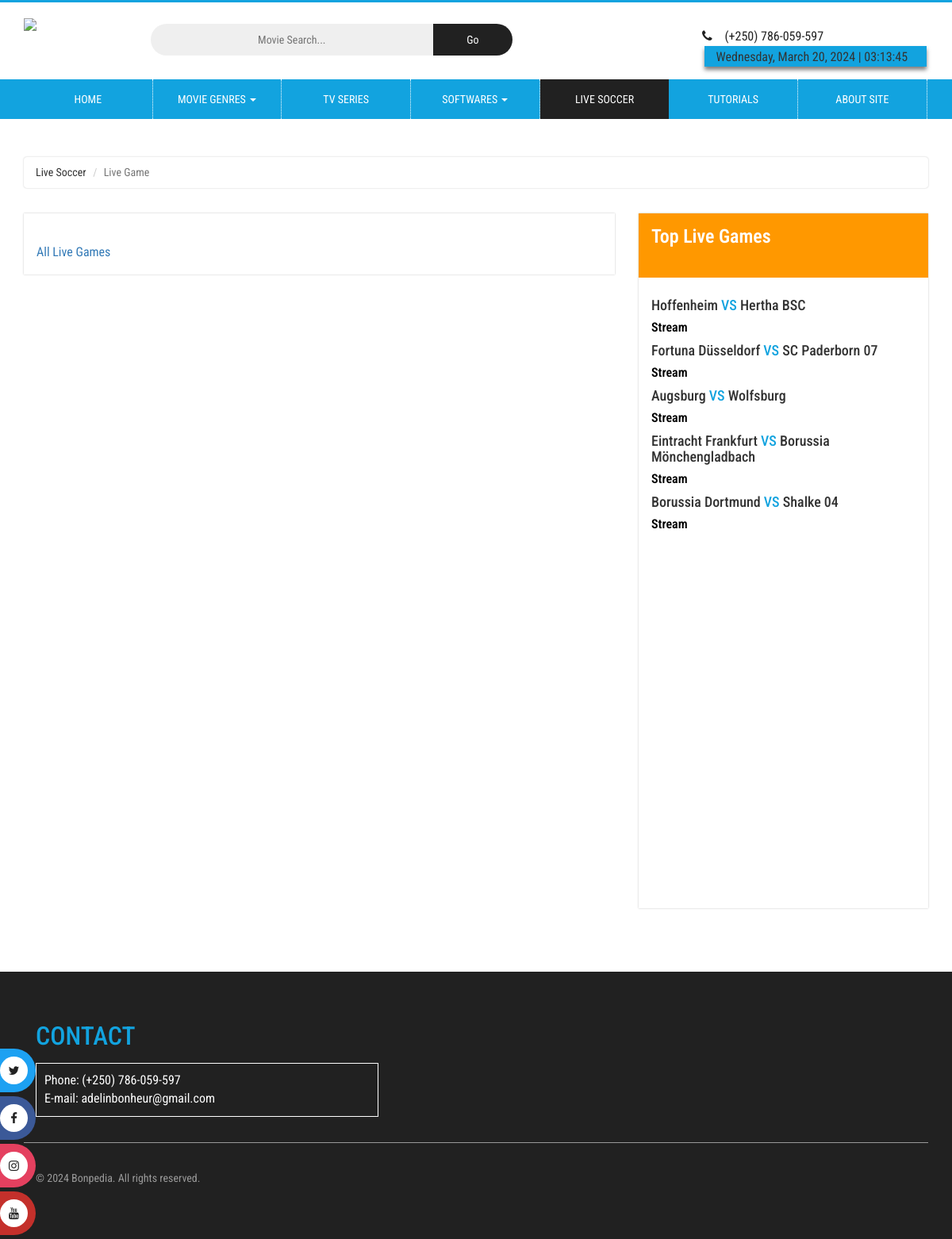
Page /other-pages/live.php on the committed database.
### tables this page shows
CREATE TABLE `live_games` (
  `f_id` int(11) NOT NULL,
  `t_one` varchar(200) NOT NULL,
  `t_two` varchar(200) NOT NULL,
  `f_stream` varchar(1000) NOT NULL,
  `f_competition` varchar(200) NOT NULL,
  `kick_off` time NOT NULL,
  `m_view` varchar(20) NOT NULL
);

### other-pages/live.php (the view, shortened to what this page needs)
<!DOCTYPE html>
<html lang="en">
<head>
<?php
include 'meta-links.php';
?>
</head>
<body onLoad="renderTime();">
<?php
include 'header-nav.php';
?>
	<div class="faq">
			<div class="container">
				<div class="agileits-news-top">
					<ol class="breadcrumb">
					  <li>Live Soccer</li>
					  <li class="active">Live Game</li>
					</ol>
				</div>
				<div class="agileinfo-news-top-grids">
					<div class="col-md-8 wthree-top-news-left">
						<div class="wthree-news-left">
							<div class="wthree-news-left-img">
                            <br/>
                            <a href="live-soccer">All Live Games</a>
                            </div>
						</div>
					</div>
					<div class="col-md-4 wthree-news-right">
						<div class="news-right-top">
							<div class="wthree-news-right-heading">
								<h3>Top Live Games</h3><br/>
							</div>
							<div class="wthree-news-right-top">
								<div class="news-grids-bottom">
									<div id="design" class="date">
										<div id="cycler">
										<?php
                                          $sql = "SELECT * FROM live_games WHERE m_view='yes'";
             	                          $result = mysqli_query($conn, $sql);
             	                          $queryResult = mysqli_num_rows($result);
                                          if ($queryResult > 0) {
                                          while ($row = mysqli_fetch_assoc($result)) {
                                          echo "<div class='date-text'>
												<p><h4>".$row['t_one']." <font style='color: #12a3df;'>VS</font> ".$row['t_two']."</h4></p>
												<a href='live.php?view_key=".$row['f_id']."'>Stream</a>
											    </div>";
										   }
										  }
                                        ?>
                                        </div>
									</div>
								</div>
							</div>
						</div>
					</div>
					<div class="clearfix"> </div>
				</div>
			</div>
</div>
<div class="footer">
		<div class="container">
			<div class="w3ls_footer_grid">
				<div class="col-md-6 w3ls_footer_grid_left">
					<div class="w3ls_footer_grid_left1">
						<h2>Contact</h2>
						<div class="w3ls_footer_grid_left1_pos" style="color: #ffffff;">
							Phone: (+250) 786-059-597<br/>
							E-mail: adelinbonheur@gmail.com
						</div>
					</div>
				</div>
				<div class="clearfix"> </div>
			</div>
			<div class="col-md-5 w3ls_footer_grid1_left">
				<p>&copy; <script>document.write(new Date().getFullYear());</script> Bonpedia. All rights reserved.</p>
			</div>
			<div class="clearfix"> </div>
		</div>
	</div>
</body>
</html>

### css/style.css (style rules this page uses)
html, body { font-size: 100%; font-family: 'Roboto Condensed', sans-serif; background:#ffffff; }
ul li,ol li { font-size:14px; }
p { margin:0; font-size:0.9em; }
h1,h2,h3,h4,h5,h6,a { font-family: 'Roboto Condensed', sans-serif; margin:0; }
.general,.Latest-tv-series,.faq { padding: 3em 0; }
.footer { background:#212121; padding:4em 0; }
.w3ls_footer_grid_left1 { position:relative; }
.w3ls_footer_grid_left1 h2 { font-size: 2em; color:#12a3df; text-transform:uppercase; font-style: normal; margin-bottom:.5em; }
.w3ls_footer_grid_left1_pos { width:80%; border:1px solid #fff; padding:10px; }
.w3ls_footer_grid { padding-bottom:2em; border-bottom:1px solid #999; margin-bottom:2em; }
.w3ls_footer_grid1_left p { color:#999; line-height:1.8em; }
ol { margin-bottom: 44px; }

### css/contactstyle.css (style rules this page uses)
html, body { font-size: 100%; font-family: 'Roboto Condensed', sans-serif; background:#ffffff; }
ul li,ol li { font-size:14px; }
p { margin:0; font-size:0.9em; }
h1,h2,h3,h4,h5,h6,a { font-family: 'Roboto Condensed', sans-serif; margin:0; }

### css/faqstyle.css (style rules this page uses)
html, body { font-size: 100%; font-family: 'Roboto Condensed', sans-serif; background:#ffffff; }
ul li,ol li { font-size:14px; }
p { margin:0; font-size:0.9em; }
h1,h2,h3,h4,h5,h6,a { font-family: 'Roboto Condensed', sans-serif; margin:0; }

### css/single.css (style rules this page uses)
html, body { font-size: 100%; font-family: 'Roboto Condensed', sans-serif; }

### css/medile.css (style rules this page uses)
html, body { font-size: 100%; font-family: 'Roboto Condensed', sans-serif; background:#ffffff; margin: 0; }
p,ul li,ol li { margin:0; font-size:14px; }
h1,h2,h3,h4,h5,h6 { margin:0; }
.breadcrumb { background: #ffffff; box-shadow: 0px 0 2px #C1C1C1 !important; -o-box-shadow: 0px 0 2px #C1C1C1 !important; -moz-box-shadow: 0px 0 2px #C1C1C1 !important; -ms-box-shadow: 0px 0 2px #C1C1C1 !important; }

### news-css/news.css (style rules this page uses)
body a { transition: 0.5s all; -webkit-transition: 0.5s all; -o-transition: 0.5s all; -moz-transition: 0.5s all; -ms-transition: 0.5s all; }
html, body { font-size: 100%; font-family: 'Roboto Condensed', sans-serif; background: #FFFFFF; }
.agileits-news-top { margin: 0 0 2em 0; }
.breadcrumb { background:#ffffff; box-shadow: 0px 0 2px #C1C1C1 !important; -o-box-shadow: 0px 0 2px #C1C1C1 !important; -moz-box-shadow: 0px 0 2px #C1C1C1 !important; -ms-box-shadow: 0px 0 2px #C1C1C1 !important; }
.agileinfo-news-top-grids { margin:2em 0; }
.wthree-top-news-left { padding-left: 0; }
.wthree-news-left { padding: 1em; box-shadow: 0px 0 2px #C1C1C1 !important; -o-box-shadow: 0px 0 2px #C1C1C1 !important; -moz-box-shadow: 0px 0 2px #C1C1C1 !important; -ms-box-shadow: 0px 0 2px #C1C1C1 !important; }
.news-right-top { box-shadow: 0px 0 2px #C1C1C1 !important; -o-box-shadow: 0px 0 2px #C1C1C1 !important; -moz-box-shadow: 0px 0 2px #C1C1C1 !important; -ms-box-shadow: 0px 0 2px #C1C1C1 !important; }
.wthree-news-right { padding-right: 0; }
.wthree-news-right-heading { padding: 1em; background: #ff9800; }
.wthree-news-right-heading h3 { color: #ffffff; margin: 0; font-size: 1.5em; font-weight: 600; }
.wthree-news-right-top { padding: 1em; min-height: 750px; }
.date-text { position:relative; }
.date-text a { font-size: 1em; margin: 0; font-weight: 600; line-height: 1.3em; color: #000000; text-decoration: none; }
.date-text p { color: #999999; font-size: .9em; margin: .5em 0; line-height: 1.8em; }
@media (max-width:1280px) { .wthree-news-right-top { min-height: 795px; } }

### list-css/list.css (style rules this page uses)
body a { transition: 0.5s all; -webkit-transition: 0.5s all; -o-transition: 0.5s all; -moz-transition: 0.5s all; -ms-transition: 0.5s all; }
html, body { font-size: 100%; font-family: 'Roboto Condensed', sans-serif; background: #FFF; }

### rows in the picture
live_games: t_one "Borussia Dortmund", t_two "Shalke 04"
live_games: t_one "Hoffenheim", t_two "Hertha BSC"
live_games: t_one "Fortuna Düsseldorf", t_two "SC Paderborn 07"
live_games: t_one "Augsburg", t_two "Wolfsburg"
live_games: t_one "Eintracht Frankfurt", t_two "Borussia Mönchengladbach"
